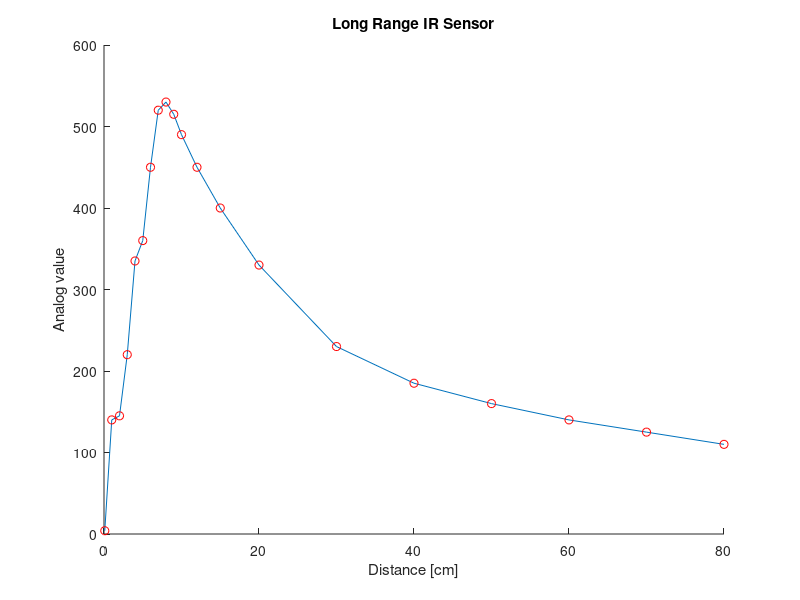

Source code (MATLAB):
% Distance
d = [0.1, 1, 2, 3, 4, 5, 6, 7, 8, 9, 10, 12, 15, 20, 30, 40, 50, 60, 70, 80];

% Analog value
a = [4, 140, 145, 220, 335, 360, 450, 520, 530, 515, 490, 450, 400, 330, 230, 185, 160, 140, 125, 110];

figure(1); clf; hold on;
plot(d, a);
plot(d, a, 'ro');
title('Long Range IR Sensor');
xlabel('Distance [cm]'); ylabel('Analog value');
